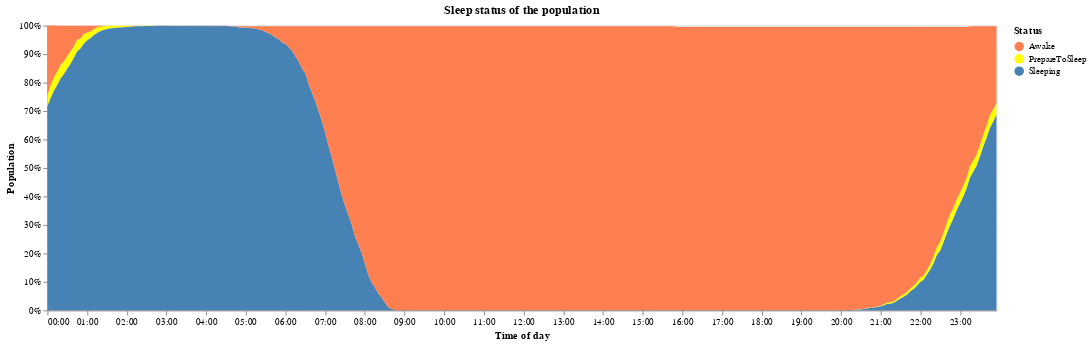

This figure's notebook cell:
### Code cell
sleep.drop(sleep[sleep["status"] == "NA"].index, inplace=True) # Limpiar 2 registros corruptos

sortOrder = ["Awake", "PrepareToSleep", "Sleeping"]
alt.Chart(sleep).mark_area().encode(
    x = alt.X('clocktime:T', title="Time of day", axis=alt.Axis(format="%H:%M")),#ticks = alt.ExprRef(str([f"{i:02}:00" for i in range(0,12)])))),
    y = alt.Y('percentage:Q', title="Population", axis=alt.Axis(format='%')),
    color = alt.Color('status', title="Status", sort=sortOrder, scale = alt.Scale(domain=sortOrder, range=['coral', 'yellow', 'steelblue'])),
    tooltip = [alt.Tooltip('clocktime:T', format="%H:%M"), alt.Tooltip('percentage', format=".2%"), 'status']
).properties(width=1000, title='Sleep status of the population')

### Figure 1 — Vega-Lite specification as saved in the notebook (floating-point values rounded to 4 significant figures; data arrays with more than 128 entries replaced by an {"elided": "..."} marker saying what was removed)
{"config": {"view": {"continuousWidth": 400, "continuousHeight": 300}}, "data": {"name": "data-2afb468a960691c480dbb4937ce1ac15"}, "mark": "area", "encoding": {"color": {"field": "status", "scale": {"domain": ["Awake", "PrepareToSleep", "Sleeping"], "range": ["coral", "yellow", "steelblue"]}, "sort": ["Awake", "PrepareToSleep", "Sleeping"], "title": "Status", "type": "nominal"}, "tooltip": [{"field": "clocktime", "format": "%H:%M", "type": "temporal"}, {"field": "percentage", "format": ".2%", "type": "quantitative"}, {"field": "status", "type": "nominal"}], "x": {"axis": {"format": "%H:%M"}, "field": "clocktime", "title": "Time of day", "type": "temporal"}, "y": {"axis": {"format": "%"}, "field": "percentage", "title": "Population", "type": "quantitative"}}, "title": "Sleep status of the population", "width": 1000, "$schema": "https://vega.github.io/schema/vega-lite/v4.17.0.json", "datasets": {"data-2afb468a960691c480dbb4937ce1ac15": {"elided": "496 records"}}}
